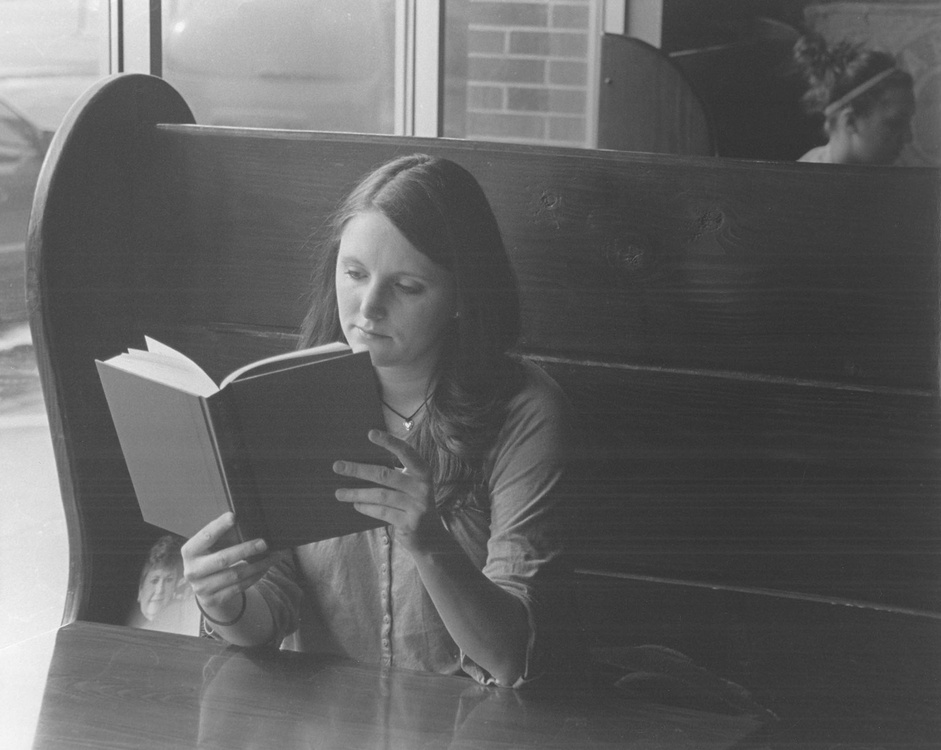
//> input picture nicolas/ch8/optical_flow_official_examples/src/examples/story-time.jpg, 941 x 750 px, shrunk from 2000 x 1594 before the run, given in place of vtest.avi, which was not available
$ ./cv_optical_flow_dense   (built with g++ and OpenCV 4)
//> lines starting //> are read from the running program, lines starting //| are printed output that depends on the picture; pictures that were not available may be replaced by others from this repository, and a replacement may not be noted
#include <iostream>
#include <opencv2/core.hpp>
#include <opencv2/highgui.hpp>
#include <opencv2/imgproc.hpp>
#include <opencv2/videoio.hpp>
#include <opencv2/video.hpp>

using namespace cv;
using namespace std;

int main()
{
    // string filename = "../../videos/slow_traffic_small.mp4";
    string filename = "../../videos/vtest.avi";

    VideoCapture capture(filename);
    if (!capture.isOpened()){
        //error in opening the video input
        cerr << "Unable to open file!" << endl;
        return 0;
    }

    Mat frame1, prvs;
    capture >> frame1;
//> frame1 is the input picture: 750 rows x 941 cols, CV_8UC3; min 44, max 254, mean 96.6
    cvtColor(frame1, prvs, COLOR_BGR2GRAY);

    while(true){
        Mat frame2, next;
        capture >> frame2;
        if (frame2.empty())
            break;
        cvtColor(frame2, next, COLOR_BGR2GRAY);

        Mat flow(prvs.size(), CV_32FC2);
        calcOpticalFlowFarneback(prvs, next, flow, 0.5, 3, 15, 3, 5, 1.2, 0);

        // visualization
        Mat flow_parts[2];
        split(flow, flow_parts);
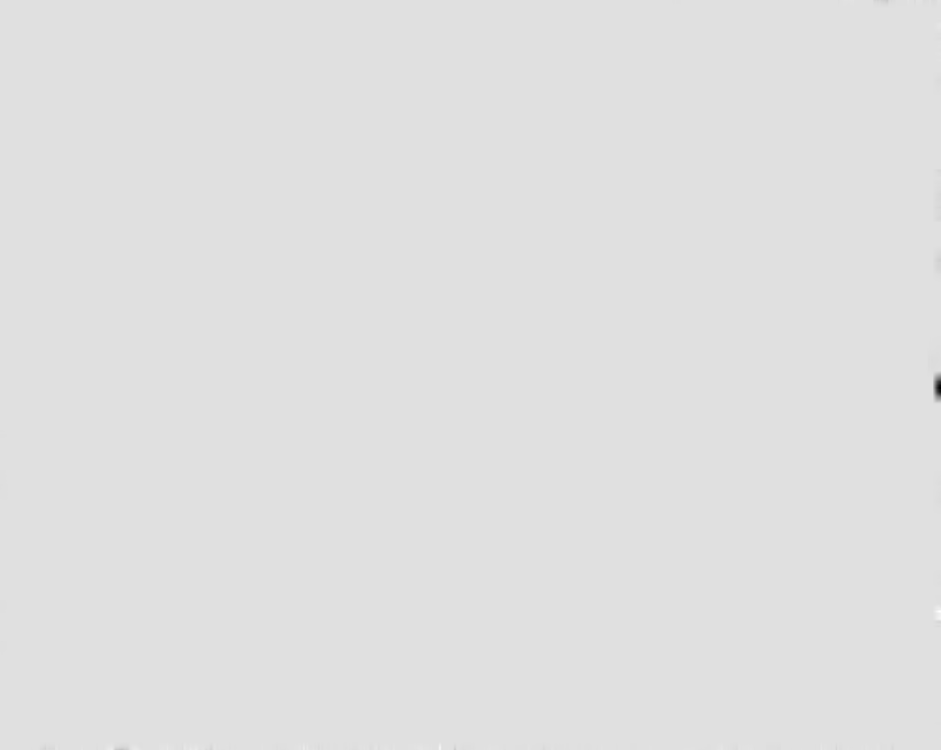
//> flow_parts[0]: 750 rows x 941 cols, CV_32FC1; min -0.263, max 0.0361, mean -4.5e-05; drawn with min black and max white
        Mat magnitude, angle, magn_norm;
        cartToPolar(flow_parts[0], flow_parts[1], magnitude, angle, true);
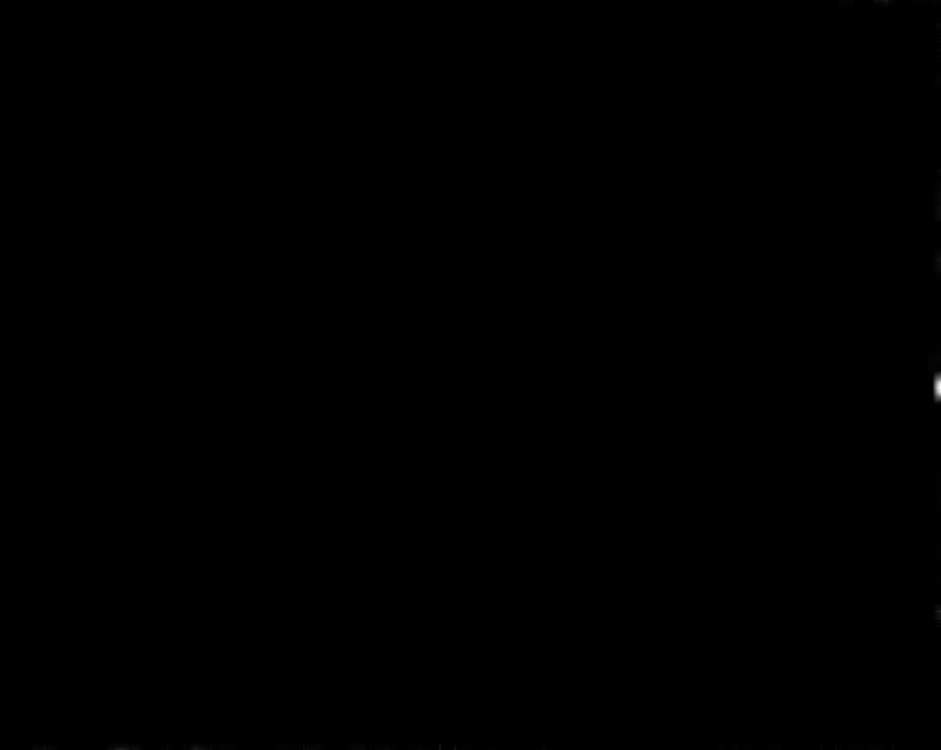
//> magnitude: 750 rows x 941 cols, CV_32FC1; min 0, max 0.282, mean 7.32e-05; drawn with min black and max white
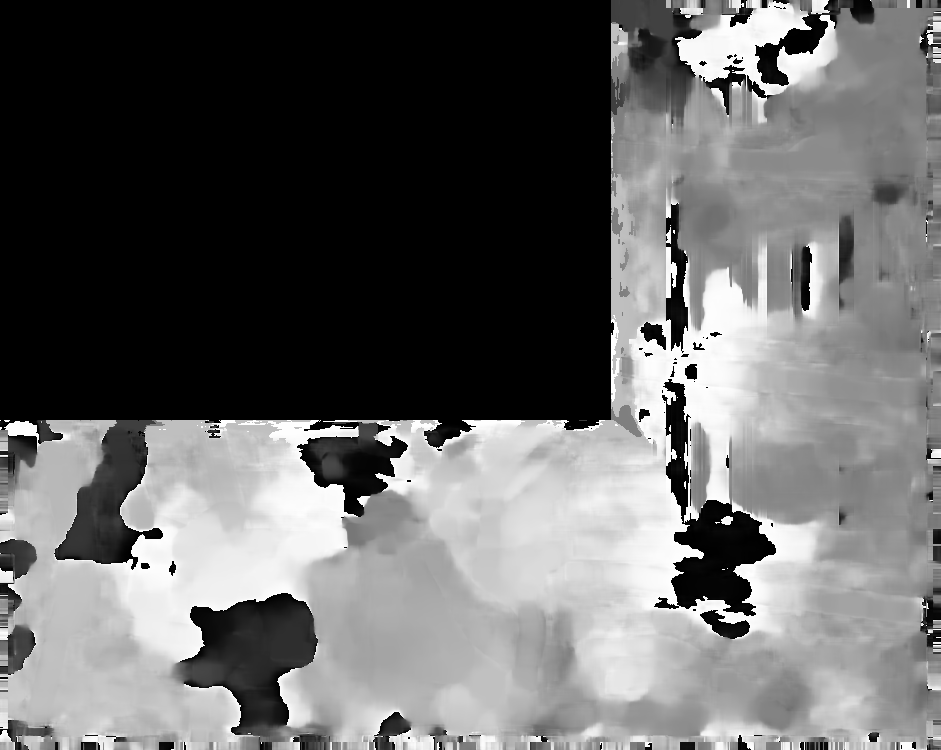
//> angle: 750 rows x 941 cols, CV_32FC1; min 0, max 360, mean 145; drawn with min black and max white
        normalize(magnitude, magn_norm, 0.0f, 1.0f, NORM_MINMAX);
        angle *= ((1.f / 360.f) * (180.f / 255.f));
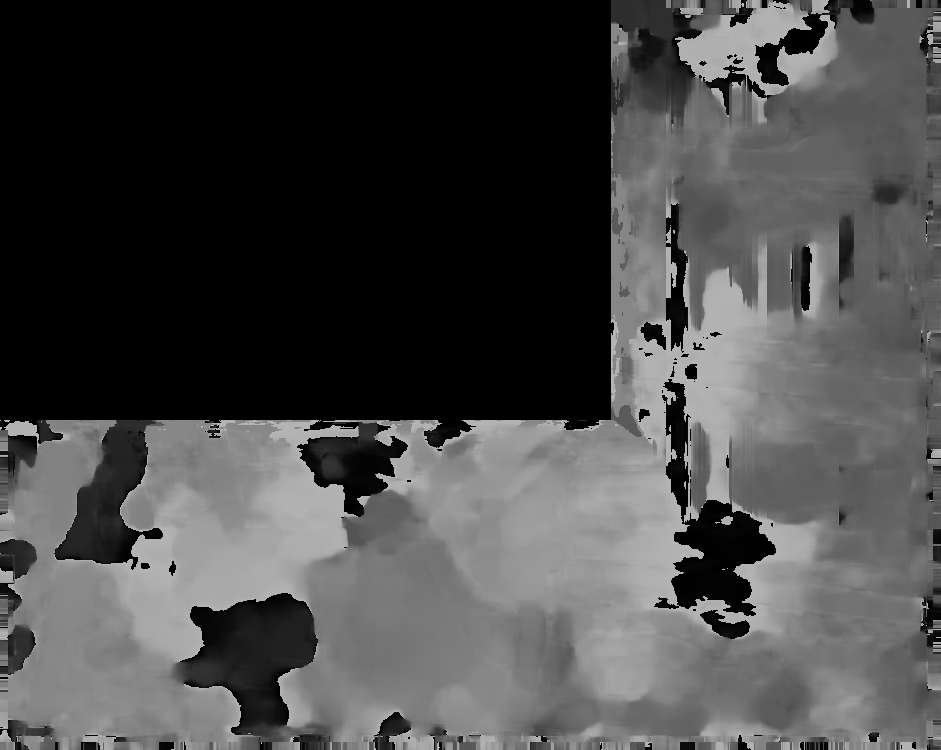
//> angle: 750 rows x 941 cols, CV_32FC1; min 0, max 0.706, mean 0.284

        //build hsv image
        Mat _hsv[3], hsv, hsv8, bgr;
        _hsv[0] = angle;
        _hsv[1] = Mat::ones(angle.size(), CV_32F);
//> _hsv[1]: 750 rows x 941 cols, CV_32FC1; every value is 1
        _hsv[2] = magn_norm;
        merge(_hsv, 3, hsv);
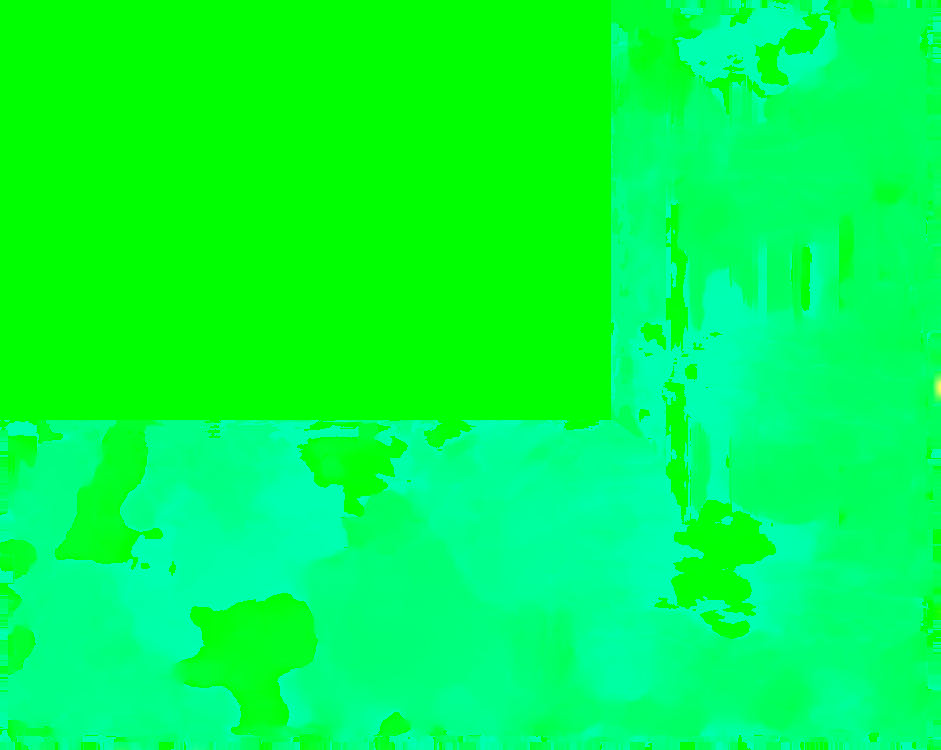
//> hsv: 750 rows x 941 cols, CV_32FC3; mean B, G, R 0.284, 1, 0.000259
        hsv.convertTo(hsv8, CV_8U, 255.0);
        cvtColor(hsv8, bgr, COLOR_HSV2BGR);

        imshow("frame2", frame2);
        imshow("dense", bgr);

        int keyboard = waitKey(30);
//> the 'q' key is pressed
        if (keyboard == 'q' || keyboard == 27)
            break;

        prvs = next;
    }
}

$ run again, on nicolas/ch8/optical_flow_official_examples/src/examples/low-contrast-ex-02.png
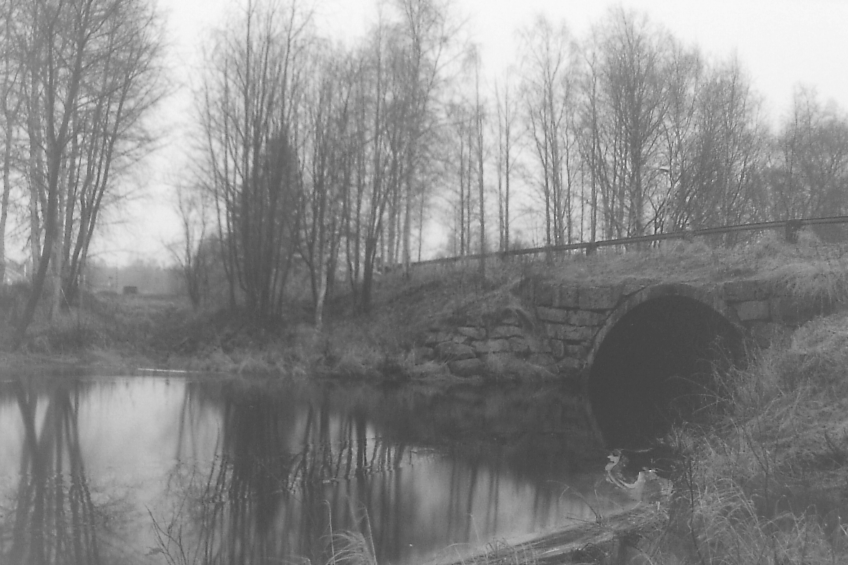
//> input picture nicolas/ch8/optical_flow_official_examples/src/examples/low-contrast-ex-02.png, 848 x 565 px, given in place of vtest.avi, which was not available
//> frame1 is the input picture: 565 rows x 848 cols, CV_8UC3; min 60, max 250, mean 136.2
//> `angle *= ((1.f / 360.f) * (180.f / 255.f));`:
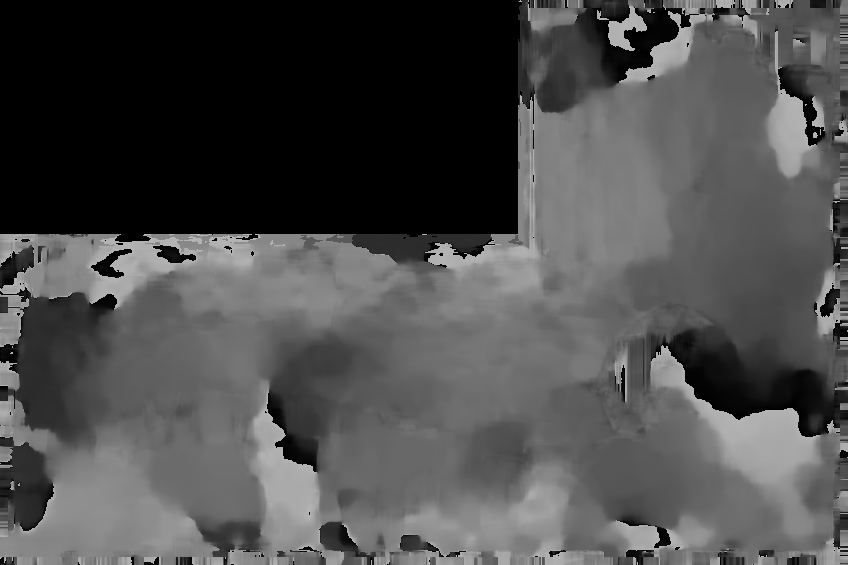
//> angle: 565 rows x 848 cols, CV_32FC1; min 0, max 0.706, mean 0.302
//> `merge(_hsv, 3, hsv);`:
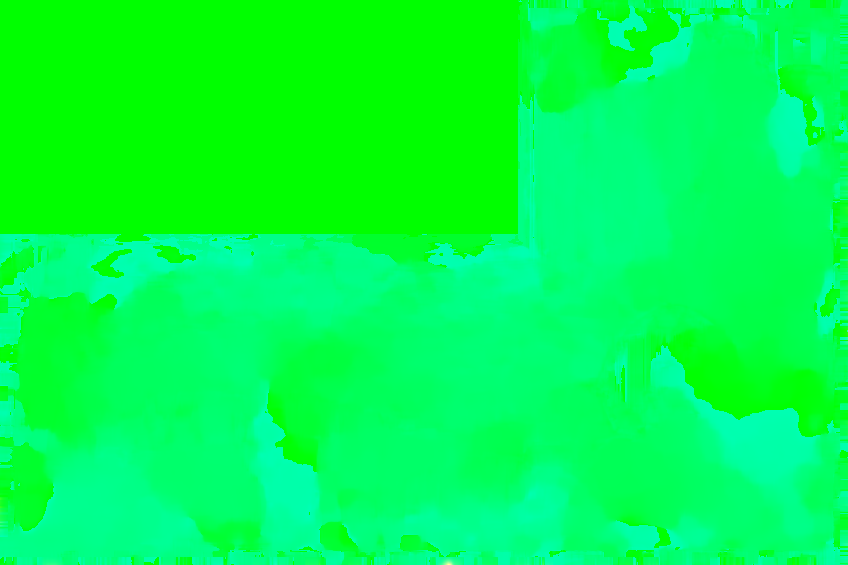
//> hsv: 565 rows x 848 cols, CV_32FC3; mean B, G, R 0.302, 1, 0.000331
